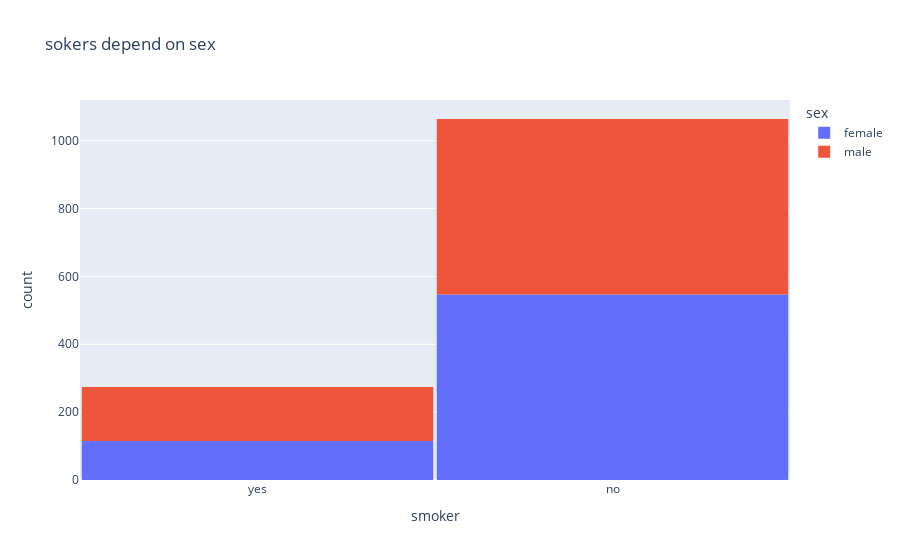

The notebook cell this image was saved under:
### Code cell
fig=px.histogram(data,x="smoker",color="sex",title="sokers depend on sex")
fig.update_layout(bargap=.01)
fig.show()

### Figure 1 — Plotly figure (JSON) as saved in the notebook; plotly's stock layout.template omitted (floating-point values rounded to 4 significant figures; data arrays with more than 128 entries replaced by an {"elided": "..."} marker saying what was removed)
{"data": [{"alignmentgroup": "True", "bingroup": "x", "hovertemplate": "sex=female<br>smoker=%{x}<br>count=%{y}<extra></extra>", "legendgroup": "female", "marker": {"color": "#636efa", "pattern": {"shape": ""}}, "name": "female", "offsetgroup": "female", "orientation": "v", "showlegend": true, "type": "histogram", "x": {"elided": "662 str values"}, "xaxis": "x", "yaxis": "y"}, {"alignmentgroup": "True", "bingroup": "x", "hovertemplate": "sex=male<br>smoker=%{x}<br>count=%{y}<extra></extra>", "legendgroup": "male", "marker": {"color": "#EF553B", "pattern": {"shape": ""}}, "name": "male", "offsetgroup": "male", "orientation": "v", "showlegend": true, "type": "histogram", "x": {"elided": "676 str values"}, "xaxis": "x", "yaxis": "y"}], "layout": {"bargap": 0.01, "barmode": "relative", "legend": {"title": {"text": "sex"}, "tracegroupgap": 0}, "title": {"text": "sokers depend on sex"}, "xaxis": {"anchor": "y", "domain": [0, 1], "title": {"text": "smoker"}}, "yaxis": {"anchor": "x", "domain": [0, 1], "title": {"text": "count"}}}}
